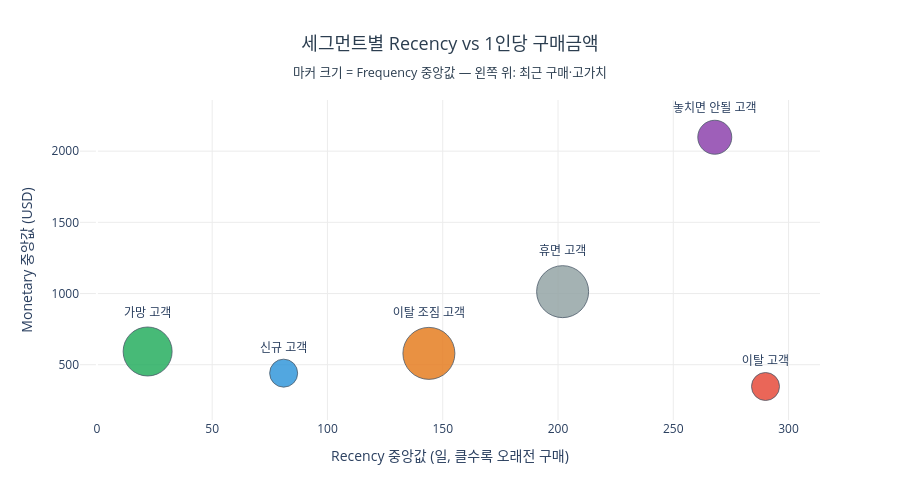

Notebook code cell kept with this figure:
### Code cell
fig = go.Figure()
for _, row in seg_summary.iterrows():
    seg = row['세그먼트']
    fig.add_trace(go.Scatter(
        x=[row['Recency_중앙값']],
        y=[row['Monetary_중앙값']],
        mode='markers+text',
        marker=dict(
            size=row['Frequency_중앙값'] * 6 + 10,
            color=seg_color.get(seg, '#cccccc'),
            line=dict(color='#2c3e50', width=0.8),
            opacity=0.85
        ),
        text=[seg],
        textposition='top center',
        name=seg,
        showlegend=False,
    ))

fig.update_layout(
    title=dict(
        text='세그먼트별 Recency vs 1인당 구매금액<br><sub>마커 크기 = Frequency 중앙값 — 왼쪽 위: 최근 구매·고가치</sub>',
        font=dict(size=18, color='#2c3e50'), x=0.5, xanchor='center'
    ),
    xaxis=dict(title='Recency 중앙값 (일, 클수록 오래전 구매)', gridcolor='#ececec'),
    yaxis=dict(title='Monetary 중앙값 (USD)', gridcolor='#ececec'),
    plot_bgcolor='white',
    height=500,
)
fig.show()

### Figure 1 — Plotly figure (JSON) as saved in the notebook; plotly's stock layout.template omitted (floating-point values rounded to 4 significant figures)
{"data": [{"marker": {"color": "#27ae60", "line": {"color": "#2c3e50", "width": 0.8}, "opacity": 0.85, "size": 49}, "mode": "markers+text", "name": "가망 고객", "showlegend": false, "text": ["가망 고객"], "textposition": "top center", "type": "scatter", "x": [22], "y": [592.7]}, {"marker": {"color": "#8e44ad", "line": {"color": "#2c3e50", "width": 0.8}, "opacity": 0.85, "size": 34}, "mode": "markers+text", "name": "놓치면 안될 고객", "showlegend": false, "text": ["놓치면 안될 고객"], "textposition": "top center", "type": "scatter", "x": [268], "y": [2098.0]}, {"marker": {"color": "#95a5a6", "line": {"color": "#2c3e50", "width": 0.8}, "opacity": 0.85, "size": 52}, "mode": "markers+text", "name": "휴면 고객", "showlegend": false, "text": ["휴면 고객"], "textposition": "top center", "type": "scatter", "x": [202], "y": [1013.0]}, {"marker": {"color": "#3498db", "line": {"color": "#2c3e50", "width": 0.8}, "opacity": 0.85, "size": 28}, "mode": "markers+text", "name": "신규 고객", "showlegend": false, "text": ["신규 고객"], "textposition": "top center", "type": "scatter", "x": [81], "y": [440.4]}, {"marker": {"color": "#e67e22", "line": {"color": "#2c3e50", "width": 0.8}, "opacity": 0.85, "size": 52}, "mode": "markers+text", "name": "이탈 조짐 고객", "showlegend": false, "text": ["이탈 조짐 고객"], "textposition": "top center", "type": "scatter", "x": [144], "y": [579.4]}, {"marker": {"color": "#e74c3c", "line": {"color": "#2c3e50", "width": 0.8}, "opacity": 0.85, "size": 28}, "mode": "markers+text", "name": "이탈 고객", "showlegend": false, "text": ["이탈 고객"], "textposition": "top center", "type": "scatter", "x": [290], "y": [346.7]}], "layout": {"height": 500, "plot_bgcolor": "white", "title": {"font": {"color": "#2c3e50", "size": 18}, "text": "세그먼트별 Recency vs 1인당 구매금액<br><sub>마커 크기 = Frequency 중앙값 — 왼쪽 위: 최근 구매·고가치</sub>", "x": 0.5, "xanchor": "center"}, "xaxis": {"gridcolor": "#ececec", "title": {"text": "Recency 중앙값 (일, 클수록 오래전 구매)"}}, "yaxis": {"gridcolor": "#ececec", "title": {"text": "Monetary 중앙값 (USD)"}}}}
